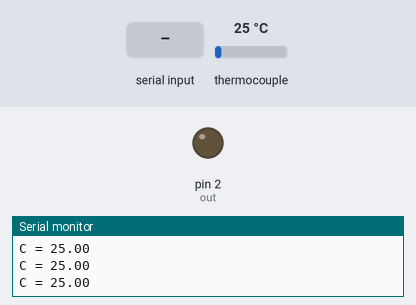
This sketch was run on a simulated Arduino Uno, built with avr-gcc and run on an emulated ATmega328P. On the bench: output pins drawn as LEDs (lit = HIGH), the last lines printed to the serial monitor. Dashed ring = blinking. The inputs (shaded band) are chosen by the test bench; at power-on: thermocouple 25 °C.

Above: at 1.7 s.
1.8 s: "90,45\n" received over Serial
At 2.35 s:
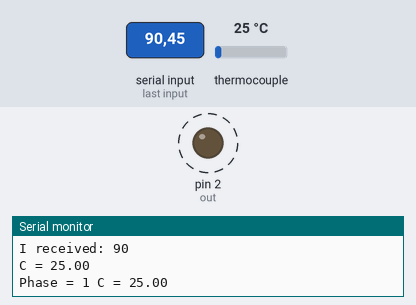
4.8 s: thermocouple set to 150 °C
At 5.24 s:
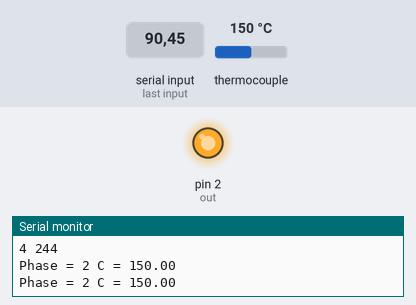
Timing chart, 0 to 13.8 s (numbered marks = the images above; inputs shaded):
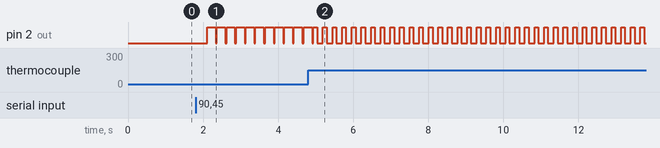

The sketch:

Loetofen.ino
```cpp
#include "max6675.h"

int thermoDO = 4;
int thermoCS = 5;
int thermoCLK = 6;

MAX6675 thermocouple(thermoCLK, thermoCS, thermoDO);

byte incoming;

int out = 2;
int phase = 1;
uint32_t haltezeit, reflowZeit;

bool reflow = false;

void setup() {
  Serial.begin(9600);
  // use Arduino pins
  pinMode(out, OUTPUT); digitalWrite(out, LOW);
  // wait for MAX chip to stabilize
  delay(500);
}

void loop() {

  if (Serial.available() > 0) {     //PWM-Wert einlesen
    // read the incoming byte:
    incoming = Serial.parseInt();

    // say what you got:
    Serial.print("I received: ");
    Serial.println(incoming, DEC);
  }

  if (incoming >= 42) {
    reflow = true;
    incoming = 0;
  }

  Serial.print("C = ");       //Sensor auslesen
  Serial.println(thermocouple.readCelsius());
  delay(200);

  if (reflow == true) {
    routine(225, 160, 100, 240, 255, 215, 50.0);
  }
}

void routine(byte pwm1, int tmp1, byte pwm2, int time2, byte pwm3, int tmp3, float tmpcool) {
  while (reflow == true) {

    Serial.print("Phase = ");
    Serial.print(phase);
    Serial.print(" C = ");       //Sensor auslesen
    Serial.println(thermocouple.readCelsius());

    switch (phase) {
      case 1:

        digitalWrite(out, HIGH);    //PWM1 Aufheizen
        delay(pwm1);
        digitalWrite(out, LOW);
        delay(255 - pwm1);

        if (thermocouple.readCelsius() >= tmp1 - 10) { //Weiterschalten -10C wegen ueberschwingern
          phase = 2;
          haltezeit = millis() / 1000 + time2;
          Serial.print(millis() / 1000);
          Serial.print(" ");
          Serial.println(haltezeit);
        }

        break;
      case 2:

        digitalWrite(out, HIGH);    //PWM2 halten
        delay(pwm2);
        digitalWrite(out, LOW);
        delay(255 - pwm2);

        if (millis() / 1000 >= haltezeit) {
          phase = 3;
        }

        break;
      case 3:
        digitalWrite(out, HIGH);    //PWM3 heizen
        delay(pwm3);
        digitalWrite(out, LOW);
        delay(255 - pwm3);
        if (thermocouple.readCelsius() > tmp3) {   //Hochheizen!
          phase = 4;
        }
        break;
      case 4:
        digitalWrite(out, LOW);
        delay(200);
        if (thermocouple.readCelsius() <= tmpcool) { //abkühlen
          reflow = false;
        }
        break;
    }
  }
  phase = 1;
}
```

Measured:
- after the input at 1.8 s, pin 2 (out): alternates HIGH for 0.23 s and LOW for 0.03 s, starting after 0.31 s
